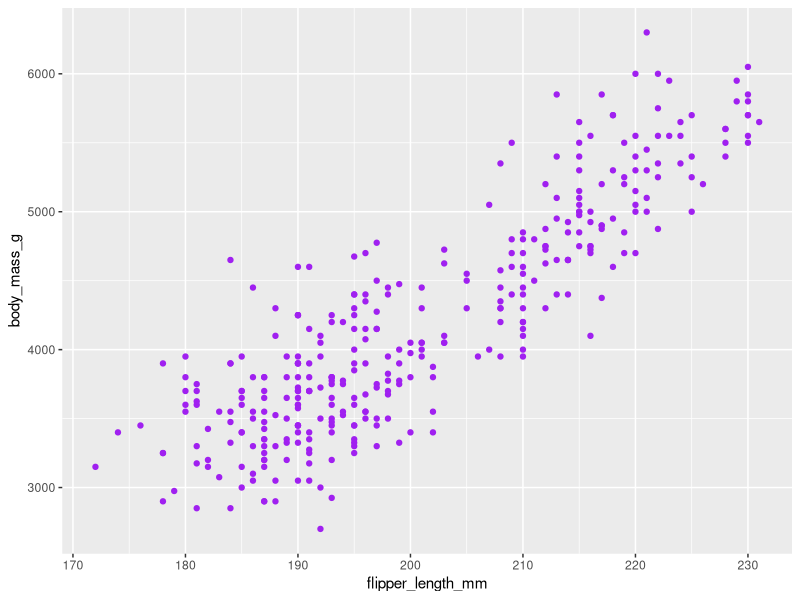
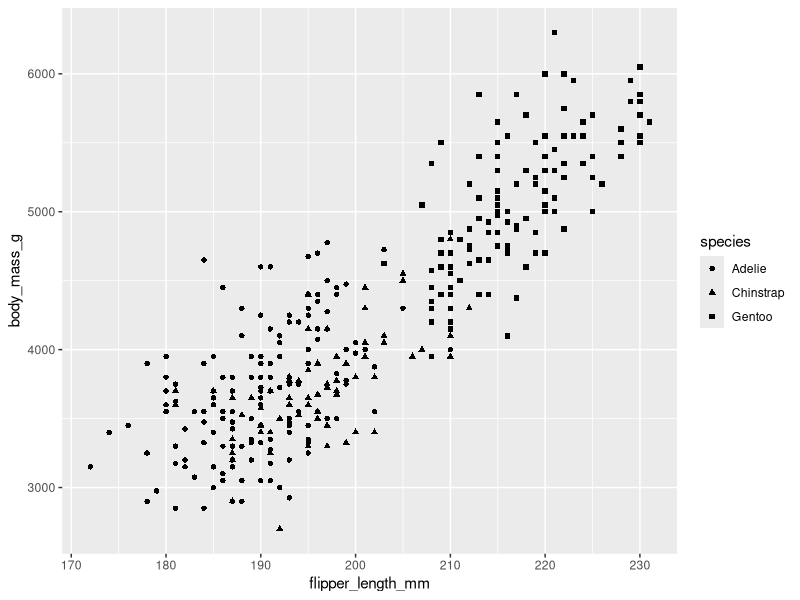

Source code (R) for these figures, in order:
## ---- chunk 1
library(tidyverse)
library(palmerpenguins)
## ---- chunk 2
ggplot(data=penguins,aes(x=flipper_length_mm,y=body_mass_g))+
  geom_point(color="purple")
## ---- chunk 3
ggplot(data=penguins,aes(x=flipper_length_mm,y=body_mass_g))+
  geom_point(aes(shape=species))
